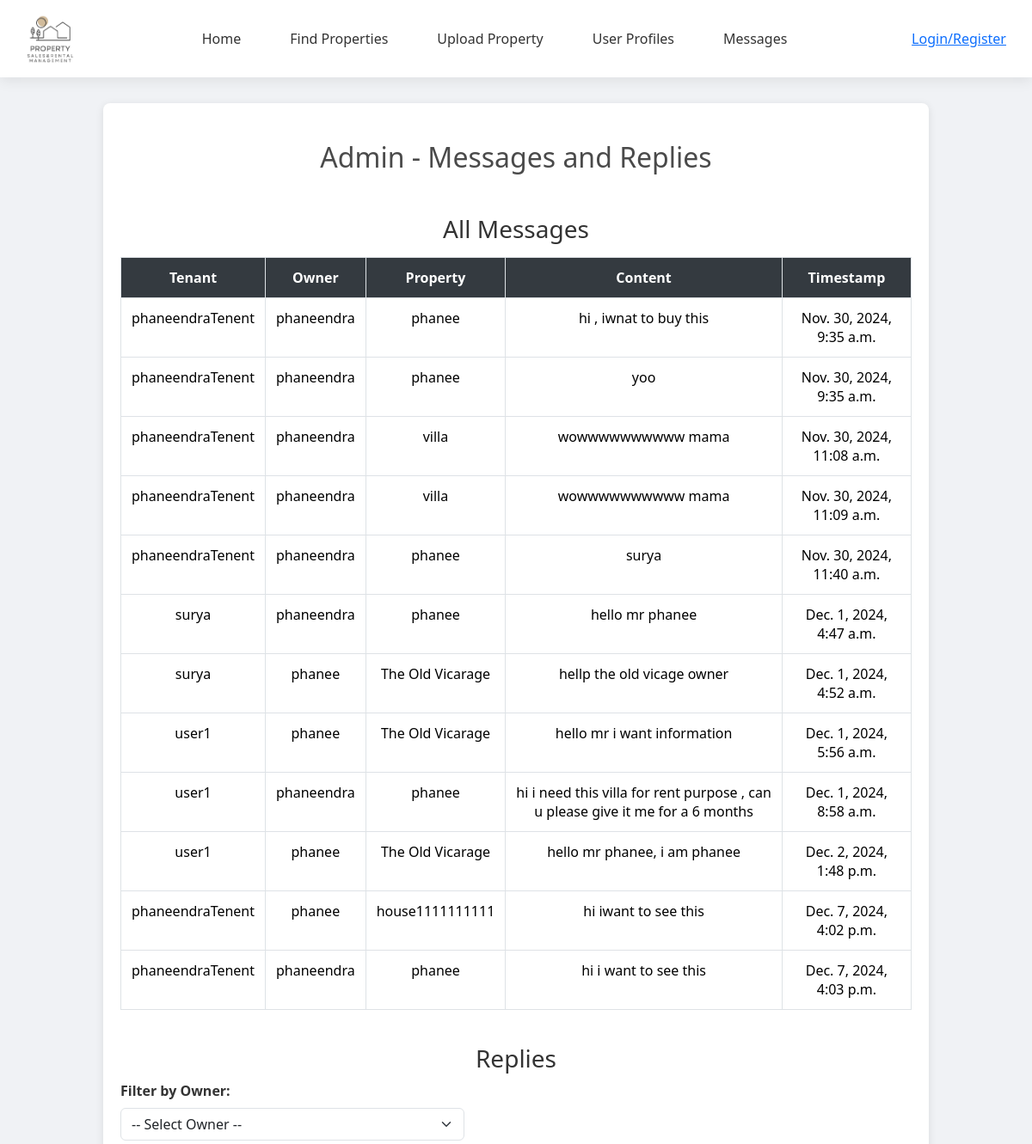
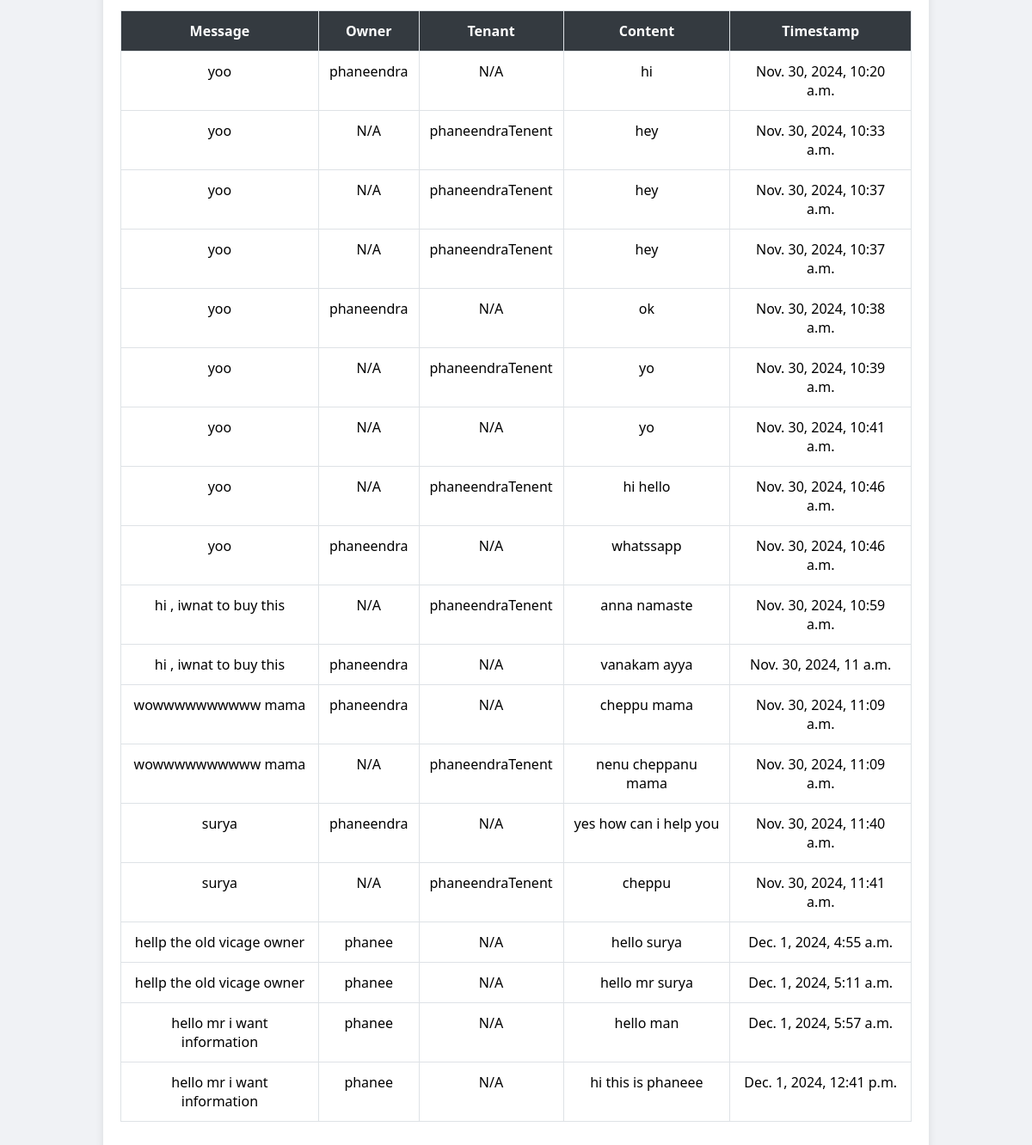
The app's page /adminapp/admin/messages/ with its own data (2 pictures, top to bottom).
### ownerapp/models.py (models this page shows, shortened)
class Message(models.Model):
    tenant = models.ForeignKey(User, on_delete=models.CASCADE, related_name='sent_messages')
    owner = models.ForeignKey(User, on_delete=models.CASCADE)
    property = models.ForeignKey('Property', on_delete=models.CASCADE, null=True, blank=True)
    content = models.TextField()
    timestamp = models.DateTimeField(auto_now_add=True)

class Property(models.Model):
    PROPERTY_TYPE_CHOICES = [
        ('Rent', 'Rent'),
        ('Sale', 'Sale'),
    ]
    OCCUPANCY_CHOICES = [
        ('Available', 'Available'),
        ('Not Available', 'Not Available'),
    ]
    PARKING = [
        ('Available', 'Available'),
        ('Not Available', 'Not Available'),
    ]
    title = models.CharField(max_length=200)
    image = models.ImageField(upload_to='property_images/')
    image_2 = models.ImageField(upload_to='property_images/', blank=True, null=True)
    image_3 = models.ImageField(upload_to='property_images/', blank=True, null=True)
    overview = models.TextField(max_length=100)
    location = models.CharField(max_length=200)
    location_url = models.URLField(max_length=500, blank=True, null=True, help_text="OpenStreetMap URL for the property location")
    address = models.TextField(max_length=300, blank=True, null=True)
    property_type = models.CharField(max_length=10, choices=PROPERTY_TYPE_CHOICES, default='Rent')
    price = models.DecimalField(max_digits=10, decimal_places=2)
    description = models.TextField()
    size = models.PositiveIntegerField()
    bedrooms = models.PositiveIntegerField()
    bathrooms = models.PositiveIntegerField()
    parking = models.CharField(max_length=20,choices=PARKING,default='Available')
    year_built = models.PositiveIntegerField()
    flooring_type = models.CharField(max_length=100)
    owner_name = models.CharField(max_length=100, default='Owner Name')
    email = models.EmailField()
    phone = models.CharField(max_length=15)
    occupancy_status = models.CharField(max_length=20,choices=OCCUPANCY_CHOICES,default='Available')
    owner = models.ForeignKey(User, on_delete=models.CASCADE, related_name='properties', default=1)

class Reply(models.Model):
    message = models.ForeignKey(Message, related_name='replies', on_delete=models.CASCADE)
    owner = models.ForeignKey(User, on_delete=models.CASCADE, null=True, blank=True)  # Owner replying
    tenant = models.ForeignKey(User, on_delete=models.CASCADE, null=True, blank=True, related_name='tenant_replies')  # Tenant replying
    content = models.TextField()
    timestamp = models.DateTimeField(auto_now_add=True)

### adminapp/views.py (the view)
# urls.py: path('admin/messages/', views.admin_messages, name='admin_messages'),
def admin_messages(request):
    messages = Message.objects.all()  # Fetching all messages
    replies = Reply.objects.all()  # Fetching all replies
    owners = OwnerUser.objects.all()  # Fetching all owners for filtering
    tenants = TenentUser.objects.all()  # Fetching all tenants
    selected_owner = None
    if request.GET.get('owner_id'):
        try:
            selected_owner = OwnerUser.objects.get(id=request.GET['owner_id'])
            replies = replies.filter(owner=selected_owner.user)  # Use selected_owner.user
        except OwnerUser.DoesNotExist:
            selected_owner = None
    context = {
        'messages': messages,
        'replies': replies,
        'owners': owners,
        'tenants': tenants,
        'selected_owner': selected_owner
    }
    return render(request, 'adminapp/messages.html', context)

### templates/adminApp/messages.html (shortened to what this page needs)
{% load static %}
<html lang="en">
<head>
    <link rel="stylesheet" href="https://maxcdn.bootstrapcdn.com/bootstrap/5.3.3/css/bootstrap.min.css">
    <link rel="stylesheet" href="{% static 'css/adminApp/homepage.css' %}">
</head>
<body>
{% include 'Navbar/adminNavBar.html' %}
    <div class="container">
       <center> <h2 class="my-4">Admin - Messages and Replies</h2></center><br>
      <center>  <h3>All Messages</h3></center>
        <table class="table table-bordered">
            <thead>
                <tr>
                    <th>Tenant</th>
                    <th>Owner</th>
                    <th>Property</th>
                    <th>Content</th>
                    <th>Timestamp</th>
                </tr>
            </thead>
            <tbody>
                {% for message in messages %}
                    <tr>
                        <td>{{ message.tenant.username }}</td>
                        <td>{{ message.owner.username }}</td>
                        <td>{{ message.property.title }}</td>
                        <td>{{ message.content }}</td>
                        <td>{{ message.timestamp }}</td>
                    </tr>
                {% empty %}
                    <tr>
                        <td colspan="5">No messages found.</td>
                    </tr>
                {% endfor %}
            </tbody>
        </table>
        <div class="replies-section">
           <center> <h3>Replies</h3></center>
            <form method="get" class="mb-3">
                <label for="owner_id" class="form-label">Filter by Owner:</label>
                <select name="owner_id" id="owner_id" class="form-select" onchange="this.form.submit()">
                    <option value="">-- Select Owner --</option>
                </select>
            </form>
            {% if replies %}
                <table class="table table-bordered">
                    <thead>
                        <tr>
                            <th>Message</th>
                            <th>Owner</th>
                            <th>Tenant</th>
                            <th>Content</th>
                            <th>Timestamp</th>
                        </tr>
                    </thead>
                    <tbody>
                        {% for reply in replies %}
                            <tr>
                                <td>{{ reply.message.content }}</td>
                                <td>
                                    {% if reply.owner %}
                                        {{ reply.owner.username }}
                                    {% else %}
                                        N/A
                                    {% endif %}
                                </td>
                                <td>
                                    {% if reply.tenant %}
                                        {{ reply.tenant.username }}
                                    {% else %}
                                        N/A
                                    {% endif %}
                                </td>
                                <td>{{ reply.content }}</td>
                                <td>{{ reply.timestamp }}</td>
                            </tr>
                        {% empty %}
                            <tr>
                                <td colspan="5">No replies found for this owner.</td>
                            </tr>
                        {% endfor %}
                    </tbody>
                </table>
            {% else %}
                <p>Select an owner to view their replies.</p>
            {% endif %}
        </div>
    </div>
</body>
</html>

### static/css/adminApp/homepage.css (style rules this page uses)
* { margin: 0; padding: 0; box-sizing: border-box; }
body { font-family: 'Poppins', sans-serif; margin: 0; padding: 0; background-color: #f5f5f5; color: #333; }

### templates/adminApp/messages.html (style rules this page uses)
body { font-family: 'Segoe UI', Tahoma, Geneva, Verdana, sans-serif; background-color: #f0f2f5; margin: 0; padding: 0; color: #333; }
.container { background: #ffffff; border-radius: 8px; box-shadow: 0 2px 10px rgba(0, 0, 0, 0.1); padding: 20px; margin-top: 30px; max-width: 80%; margin-left: auto; margin-right: auto; }
h2, h4 { color: #4a4a4a; }
.table { margin-top: 15px; border-collapse: collapse; border-spacing: 0; width: 100%; }
.table th, .table td { text-align: center; padding: 12px; }
.table th { background-color: #343a40; color: #ffffff; }
.table tbody tr:nth-child(odd) { background-color: #f9f9f9; }
.table tbody tr:nth-child(even) { background-color: #ffffff; }
.form-select { max-width: 400px; margin-bottom: 15px; }
.replies-section { margin-top: 40px; }
.form-label { font-weight: bold; margin-bottom: 8px; }

### records on screen
Message: tenant.username "phaneendraTenent", owner.username "phaneendra", property "phanee", content "hi , iwnat to buy this", timestamp "Nov. 30, 2024, 9:35 a.m."
Message: tenant.username "phaneendraTenent", owner.username "phaneendra", property "phanee", content "yoo", timestamp "Nov. 30, 2024, 9:35 a.m."
Message: tenant.username "phaneendraTenent", owner.username "phaneendra", property "villa", content "wowwwwwwwwww mama", timestamp "Nov. 30, 2024, 11:08 a.m."
Message: tenant.username "phaneendraTenent", owner.username "phaneendra", property "villa", content "wowwwwwwwwww mama", timestamp "Nov. 30, 2024, 11:09 a.m."
Message: tenant.username "phaneendraTenent", owner.username "phaneendra", property "phanee", content "surya", timestamp "Nov. 30, 2024, 11:40 a.m."
Message: tenant.username "surya", owner.username "phaneendra", property "phanee", content "hello mr phanee", timestamp "Dec. 1, 2024, 4:47 a.m."
Message: tenant.username "surya", owner.username "phanee", property "The Old Vicarage", content "hellp the old vicage owner", timestamp "Dec. 1, 2024, 4:52 a.m."
Message: tenant.username "user1", owner.username "phanee", property "The Old Vicarage", content "hello mr i want information", timestamp "Dec. 1, 2024, 5:56 a.m."
Message: tenant.username "user1", owner.username "phaneendra", property "phanee", content "hi i need this villa for rent purpose , can u please give it me for a 6 months", timestamp "Dec. 1, 2024, 8:58 a.m."
Message: tenant.username "user1", owner.username "phanee", property "The Old Vicarage", content "hello mr phanee, i am phanee", timestamp "Dec. 2, 2024, 1:48 p.m."
Message: tenant.username "phaneendraTenent", owner.username "phanee", property "house1111111111", content "hi iwant to see this", timestamp "Dec. 7, 2024, 4:02 p.m."
Message: tenant.username "phaneendraTenent", owner.username "phaneendra", property "phanee", content "hi i want to see this", timestamp "Dec. 7, 2024, 4:03 p.m."
Reply: message.content "yoo", owner.username "phaneendra", shows "N/A", content "hi", timestamp "Nov. 30, 2024, 10:20 a.m."
Reply: message.content "yoo", shows "N/A", tenant.username "phaneendraTenent", content "hey", timestamp "Nov. 30, 2024, 10:33 a.m."
Reply: message.content "yoo", shows "N/A", tenant.username "phaneendraTenent", content "hey", timestamp "Nov. 30, 2024, 10:37 a.m."
Reply: message.content "yoo", shows "N/A", tenant.username "phaneendraTenent", content "hey", timestamp "Nov. 30, 2024, 10:37 a.m."
Reply: message.content "yoo", owner.username "phaneendra", shows "N/A", content "ok", timestamp "Nov. 30, 2024, 10:38 a.m."
Reply: message.content "yoo", shows "N/A", tenant.username "phaneendraTenent", content "yo", timestamp "Nov. 30, 2024, 10:39 a.m."
Reply: message.content "yoo", shows "N/A", content "yo", timestamp "Nov. 30, 2024, 10:41 a.m."
Reply: message.content "yoo", shows "N/A", tenant.username "phaneendraTenent", content "hi hello", timestamp "Nov. 30, 2024, 10:46 a.m."
Reply: message.content "yoo", owner.username "phaneendra", shows "N/A", content "whatssapp", timestamp "Nov. 30, 2024, 10:46 a.m."
Reply: message.content "hi , iwnat to buy this", shows "N/A", tenant.username "phaneendraTenent", content "anna namaste", timestamp "Nov. 30, 2024, 10:59 a.m."
Reply: message.content "hi , iwnat to buy this", owner.username "phaneendra", shows "N/A", content "vanakam ayya", timestamp "Nov. 30, 2024, 11 a.m."
Reply: message.content "wowwwwwwwwww mama", owner.username "phaneendra", shows "N/A", content "cheppu mama", timestamp "Nov. 30, 2024, 11:09 a.m."
Reply: message.content "wowwwwwwwwww mama", shows "N/A", tenant.username "phaneendraTenent", content "nenu cheppanu mama", timestamp "Nov. 30, 2024, 11:09 a.m."
Reply: message.content "surya", owner.username "phaneendra", shows "N/A", content "yes how can i help you", timestamp "Nov. 30, 2024, 11:40 a.m."
Reply: message.content "surya", shows "N/A", tenant.username "phaneendraTenent", content "cheppu", timestamp "Nov. 30, 2024, 11:41 a.m."
Reply: message.content "hellp the old vicage owner", owner.username "phanee", shows "N/A", content "hello surya", timestamp "Dec. 1, 2024, 4:55 a.m."
Reply: message.content "hellp the old vicage owner", owner.username "phanee", shows "N/A", content "hello mr surya", timestamp "Dec. 1, 2024, 5:11 a.m."
Reply: message.content "hello mr i want information", owner.username "phanee", shows "N/A", content "hello man", timestamp "Dec. 1, 2024, 5:57 a.m."
Reply: message.content "hello mr i want information", owner.username "phanee", shows "N/A", content "hi this is phaneee", timestamp "Dec. 1, 2024, 12:41 p.m."
